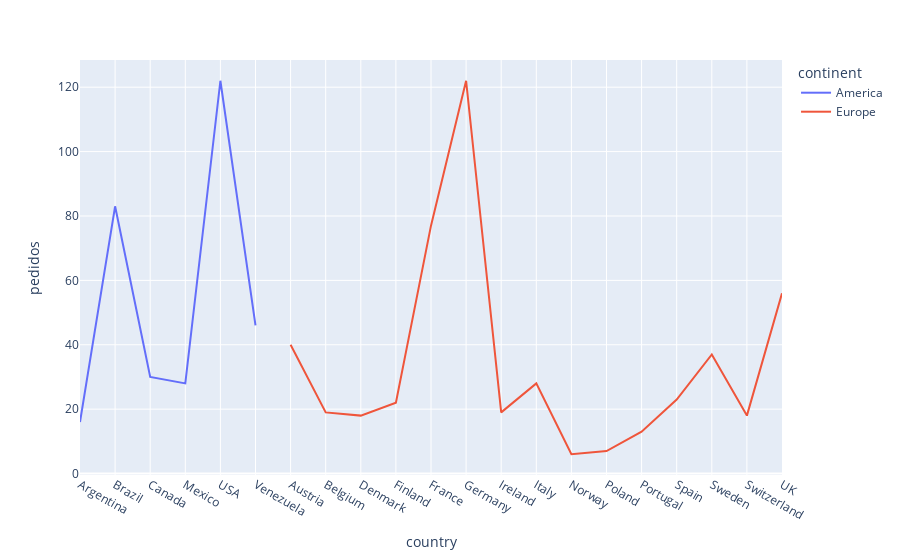

Here is the notebook cell this chart was saved with:
### Code cell
fig = px.line(ventas_pais, x="country", y="pedidos", color="continent", line_group="continent")
fig.show()

### Figure 1 — Plotly figure (JSON) as saved in the notebook; plotly's stock layout.template omitted (floating-point values rounded to 4 significant figures)
{"data": [{"hovertemplate": "continent=America<br>country=%{x}<br>pedidos=%{y}<extra></extra>", "legendgroup": "America", "line": {"color": "#636efa", "dash": "solid"}, "marker": {"symbol": "circle"}, "mode": "lines", "name": "America", "orientation": "v", "showlegend": true, "type": "scatter", "x": ["Argentina", "Brazil", "Canada", "Mexico", "USA", "Venezuela"], "xaxis": "x", "y": [16, 83, 30, 28, 122, 46], "yaxis": "y"}, {"hovertemplate": "continent=Europe<br>country=%{x}<br>pedidos=%{y}<extra></extra>", "legendgroup": "Europe", "line": {"color": "#EF553B", "dash": "solid"}, "marker": {"symbol": "circle"}, "mode": "lines", "name": "Europe", "orientation": "v", "showlegend": true, "type": "scatter", "x": ["Austria", "Belgium", "Denmark", "Finland", "France", "Germany", "Ireland", "Italy", "Norway", "Poland", "Portugal", "Spain", "Sweden", "Switzerland", "UK"], "xaxis": "x", "y": [40, 19, 18, 22, 77, 122, 19, 28, 6, 7, 13, 23, 37, 18, 56], "yaxis": "y"}], "layout": {"legend": {"title": {"text": "continent"}, "tracegroupgap": 0}, "margin": {"t": 60}, "xaxis": {"anchor": "y", "domain": [0, 1], "title": {"text": "country"}}, "yaxis": {"anchor": "x", "domain": [0, 1], "title": {"text": "pedidos"}}}}
